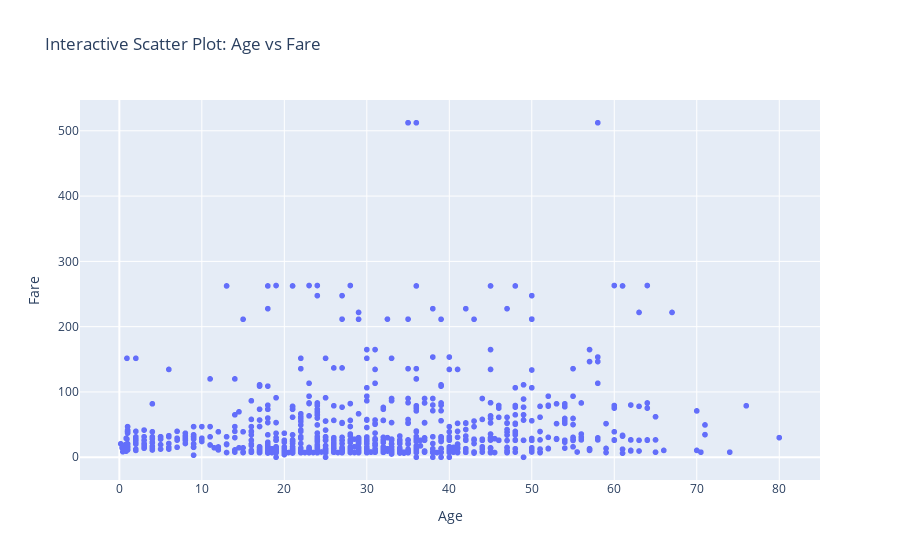

Here is the notebook cell this chart was saved with:
### Markdown cell above
Этот график демонстрирует взаимосвязь между возрастом и стоимостью билета.

### Code cell
fig = px.scatter(
    data,
    x="Age",
    y="Fare",
    title="Interactive Scatter Plot: Age vs Fare"
)

fig.show()

### Figure 1 — Plotly figure (JSON) as saved in the notebook; plotly's stock layout.template omitted (floating-point values rounded to 4 significant figures; data arrays with more than 128 entries replaced by an {"elided": "..."} marker saying what was removed)
{"data": [{"hovertemplate": "Age=%{x}<br>Fare=%{y}<extra></extra>", "legendgroup": "", "marker": {"color": "#636efa", "symbol": "circle"}, "mode": "markers", "name": "", "showlegend": false, "type": "scattergl", "x": {"elided": "1309 float values"}, "xaxis": "x", "y": {"elided": "1309 float values"}, "yaxis": "y"}], "layout": {"legend": {"tracegroupgap": 0}, "title": {"text": "Interactive Scatter Plot: Age vs Fare"}, "xaxis": {"anchor": "y", "domain": [0, 1], "title": {"text": "Age"}}, "yaxis": {"anchor": "x", "domain": [0, 1], "title": {"text": "Fare"}}}}
